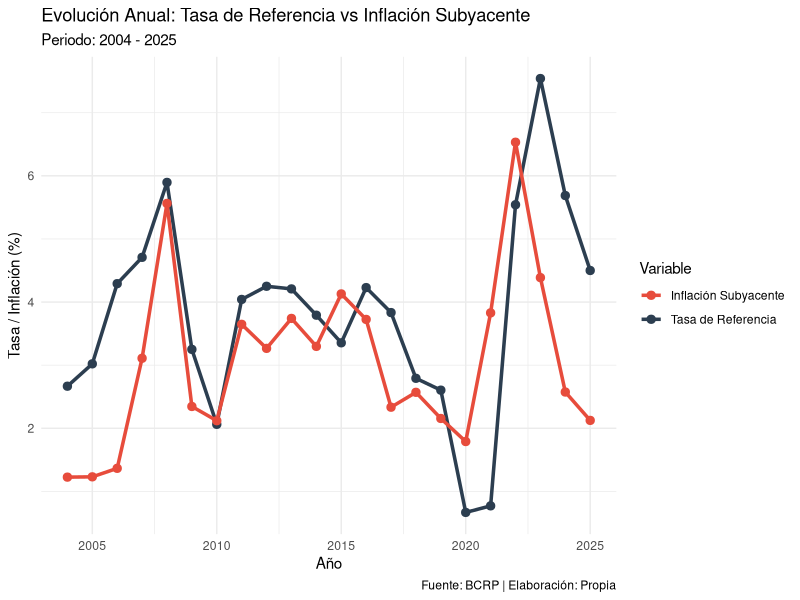

R code for this plot: (Note: this script raises an error after producing the figure.)
# ============================================================
# ANÁLISIS FINAL - PARTE 2
# Tasa de Referencia vs IPC Subyacente (Datos Anuales 2004-2025)
# ============================================================

# 1. CONFIGURACIÓN INICIAL
rm(list = ls())
library(tidyverse)
library(lubridate)
library(patchwork)

# 2. DICCIONARIO DE MESES
meses_espanol <- c("Ene", "Feb", "Mar", "Abr", "May", "Jun", 
                   "Jul", "Ago", "Sep", "Oct", "Nov", "Dic")
meses_ingles <- c("Jan", "Feb", "Mar", "Apr", "May", "Jun", 
                  "Jul", "Aug", "Sep", "Oct", "Nov", "Dec")

# 3. IMPORTAR TASA DE REFERENCIA
tasa <- read.csv("data/Mensuales-20260725-161706.csv",
                 skip = 2,
                 header = FALSE,
                 col.names = c("fecha", "tasa"),
                 stringsAsFactors = FALSE) %>%
  mutate(
    tasa = as.numeric(tasa),
    mes_texto = substr(fecha, 1, 3),
    anio_texto = substr(fecha, 4, 5),
    mes_ingles = meses_ingles[match(mes_texto, meses_espanol)],
    fecha_texto = paste0("01-", mes_ingles, "-", anio_texto),
    fecha_completa = dmy(fecha_texto),
    año = year(fecha_completa),
    mes = month(fecha_completa)
  ) %>%
  select(fecha, tasa, año, mes) %>%
  rename(tasa_porcentaje = tasa)

# 4. IMPORTAR IPC SUBYACENTE
ipc_sub <- read.csv("data/Mensuales-20260726-095743.csv",
                    skip = 2,
                    header = FALSE,
                    col.names = c("fecha", "ipc_subyacente"),
                    stringsAsFactors = FALSE) %>%
  mutate(
    ipc_subyacente = as.numeric(ipc_subyacente),
    mes_texto = substr(fecha, 1, 3),
    anio_texto = substr(fecha, 4, 5),
    mes_ingles = meses_ingles[match(mes_texto, meses_espanol)],
    fecha_texto = paste0("01-", mes_ingles, "-", anio_texto),
    fecha_completa = dmy(fecha_texto),
    año = year(fecha_completa),
    mes = month(fecha_completa)
  ) %>%
  select(fecha, ipc_subyacente, año, mes)

# 5. COMBINAR Y FILTRAR
datos <- tasa %>%
  inner_join(ipc_sub, by = c("año", "mes")) %>%
  select(año, mes, tasa_porcentaje, ipc_subyacente) %>%
  filter(año < 2026)

# 6. CALCULAR DATOS ANUALES (2004-2025)
datos_anuales <- datos %>%
  group_by(año) %>%
  summarise(
    tasa_promedio = mean(tasa_porcentaje, na.rm = TRUE),
    ipc_dic = ipc_subyacente[mes == 12]
  ) %>%
  filter(!is.na(ipc_dic)) %>%
  arrange(año) %>%
  mutate(
    ipc_dic_anterior = lag(ipc_dic),
    inflacion_anual = (ipc_dic / ipc_dic_anterior - 1) * 100
  ) %>%
  filter(!is.na(inflacion_anual))

# 7. ESTADÍSTICAS
cat("\n TASA DE REFERENCIA PROMEDIO ANUAL (2004-2025)\n")
print(summary(datos_anuales$tasa_promedio))

cat("\n INFLACIÓN SUBYACENTE ANUAL (2004-2025)\n")
print(summary(datos_anuales$inflacion_anual))

# 8. CORRELACIÓN
correlacion <- cor(datos_anuales$tasa_promedio, 
                   datos_anuales$inflacion_anual)
cat("\n CORRELACIÓN:", round(correlacion, 4), "\n")

# 9. TABLA RESUMEN
tabla <- datos_anuales %>%
  select(año, tasa_promedio, inflacion_anual) %>%
  mutate(
    tasa_promedio = round(tasa_promedio, 2),
    inflacion_anual = round(inflacion_anual, 2)
  )
print(tabla)
write.csv(tabla, "data/tabla_resumen_anual.csv", row.names = FALSE)

# 10. GRÁFICO 1: Evolución anual
g1 <- ggplot(datos_anuales, aes(x = año)) +
  geom_line(aes(y = tasa_promedio, color = "Tasa de Referencia"), size = 1.2) +
  geom_point(aes(y = tasa_promedio, color = "Tasa de Referencia"), size = 2.5) +
  geom_line(aes(y = inflacion_anual, color = "Inflación Subyacente"), size = 1.2) +
  geom_point(aes(y = inflacion_anual, color = "Inflación Subyacente"), size = 2.5) +
  scale_color_manual(values = c("Tasa de Referencia" = "#2c3e50", 
                                "Inflación Subyacente" = "#e74c3c")) +
  labs(
    title = "Evolución Anual: Tasa de Referencia vs Inflación Subyacente",
    subtitle = "Periodo: 2004 - 2025",
    x = "Año",
    y = "Tasa / Inflación (%)",
    color = "Variable",
    caption = "Fuente: BCRP | Elaboración: Propia"
  ) +
  theme_minimal()

ggsave("figures/04_evolucion_anual_final.png", g1, width = 10, height = 6, dpi = 300)

# 11. GRÁFICO 2: Relación (Scatter)
g2 <- ggplot(datos_anuales, aes(x = inflacion_anual, y = tasa_promedio)) +
  geom_point(size = 4, alpha = 0.7, color = "#3498db") +
  geom_text(aes(label = año), vjust = -1, size = 3, alpha = 0.6) +
  geom_smooth(method = "lm", color = "#e74c3c", se = TRUE, fill = "#f5b7b1") +
  labs(
    title = "Relación Anual: Tasa vs Inflación Subyacente",
    subtitle = "Cada punto representa un año (2004-2025)",
    x = "Inflación Subyacente Anual (%)",
    y = "Tasa de Referencia Promedio Anual (%)",
    caption = "Fuente: BCRP | Elaboración: Propia"
  ) +
  theme_minimal()

ggsave("figures/05_relacion_final.png", g2, width = 10, height = 6, dpi = 300)

# 12. COLLAGE FINAL
collage <- (g1 / g2) +
  plot_annotation(
    title = "Análisis Final: Tasa de Referencia vs IPC Subyacente",
    subtitle = "Banco Central de Reserva del Perú (2004-2025)",
    caption = "Fuente: BCRP | Elaboración: Propia"
  )

ggsave("figures/collage_analisis_final.png", collage, width = 12, height = 10, dpi = 300)
